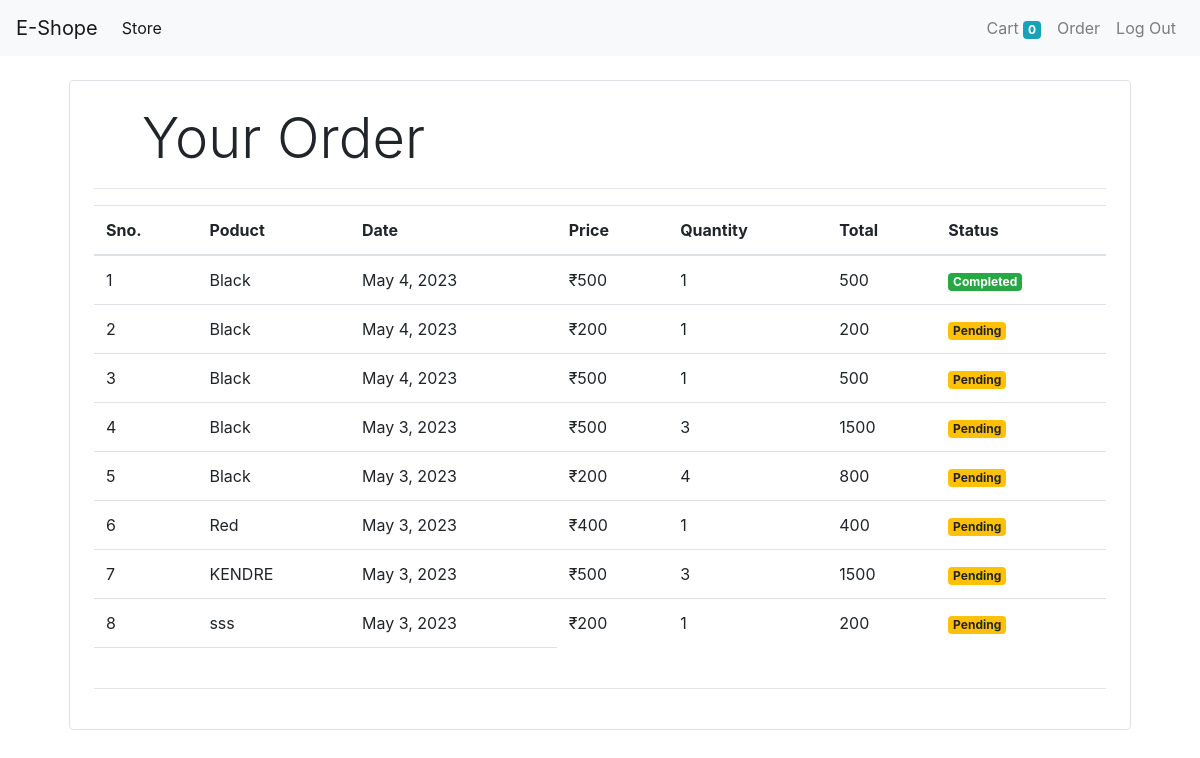
Screenshot of /orders (signed in) with the database file from the repository.
### Store/models/order.py (models this page shows, shortened)
class Order(models.Model):
    product = models.ForeignKey(Product,on_delete=models.CASCADE)
    customer = models.ForeignKey(Customer,on_delete=models.CASCADE)
    quantity = models.IntegerField(default=1)
    price = models.IntegerField()
    address = models.CharField(max_length=50,default='',blank=True)
    phone = models.CharField(max_length=50,default='',blank=True)
    date = models.DateField(default=datetime.datetime.today)
    status = models.BooleanField(default=False)
    @staticmethod
    def get_orders_by_customer(customer_id):
        return Order.objects.filter(customer = customer_id).order_by('-date')

### Store/models/product.py (models this page shows, shortened)
class Product(models.Model):
    name = models.CharField(max_length=50)
    price = models.IntegerField(max_length=20)
    category=models.ForeignKey(Category,on_delete=models.CASCADE,default=1)
    description = models.CharField(max_length=200)
    image = models.ImageField(upload_to='upload/products/')

### Store/middlewares/auth.py (the view)
    def middleware(request):
        returnUrl=request.META['PATH_INFO']
        print(request.META['PATH_INFO'])
        if not request.session.get('customer'):
            return redirect(f'login?return_url={returnUrl}')
        response = get_response(request)
        return response

### Store/templatetags/custom_filter.py (called while the page is built)
@register.filter(name='currency')
def currency(number):
    return "₹"+ str(number)

@register.filter(name='multiply')
def multiply(number,number1):
    return number * number1

### Store/views/orders.py (called while the page is built)
    def get(self, request):
        customer = request.session.get('customer')
        orders = Order.get_orders_by_customer(customer)
        print(orders)
        return render(request,'orders.html',{'orders':orders})

### Store/templates/orders.html
{% extends 'base.html' %}
{% block content %}
{% load cart %}
{% load  custom_filter %}
<div class="container">
    <div class="border rounded p-4 m-4">
        <p class="display-4 pl-4 ml-4"> Your Order </p>
        <hr>
      <table class="table">
        <thead>
            <tr>
                <th>Sno.</th>
                <th>Poduct</th>
                <th>Date</th>
                <th>Price</th>
                <th>Quantity</th>
                <th>Total</th>
                <th>Status</th>
            </tr>
        </thead>
        <tbody>
            {% for order in orders %}
            <tr>
                <td>{{forloop.counter}}</td>
                <td>{{order.product.name}}</td>
                <td>{{order.date}}</td>
                <td>{{order.price|currency}}</td>
                <td>{{order.quantity}}</td>
                <td>{{order.quantity|multiply:order.price}}</td>
                {% if order.status %}
                <td> <small class="badge badge-success"> Completed </small></td>
                {% else %}
                <td> <small class="badge badge-warning"> Pending </small></td>
                {% endif %}
            </tr>
            {% endfor %}
            <tr>
                <td scope="row"></td>
                <td></td>
                <td></td>
            </tr>
        </tbody>
      </table>
      <hr>
    </div>
</div>
{% endblock %}

### rows the page displays
Order: product.name "Black", date "May 4, 2023", price "₹500", quantity "1", quantity|multiply "500", status "Completed"
Order: product.name "Black", date "May 4, 2023", price "₹200", quantity "1", quantity|multiply "200", status "Pending"
Order: product.name "Black", date "May 4, 2023", price "₹500", quantity "1", quantity|multiply "500", status "Pending"
Order: product.name "Black", date "May 3, 2023", price "₹500", quantity "3", quantity|multiply "1500", status "Pending"
Order: product.name "Black", date "May 3, 2023", price "₹200", quantity "4", quantity|multiply "800", status "Pending"
Order: product.name "Red", date "May 3, 2023", price "₹400", quantity "1", quantity|multiply "400", status "Pending"
Order: product.name "KENDRE", date "May 3, 2023", price "₹500", quantity "3", quantity|multiply "1500", status "Pending"
Order: product.name "sss", date "May 3, 2023", price "₹200", quantity "1", quantity|multiply "200", status "Pending"

### other values shown
{{ request.session.cart.keys|length }} "0"
